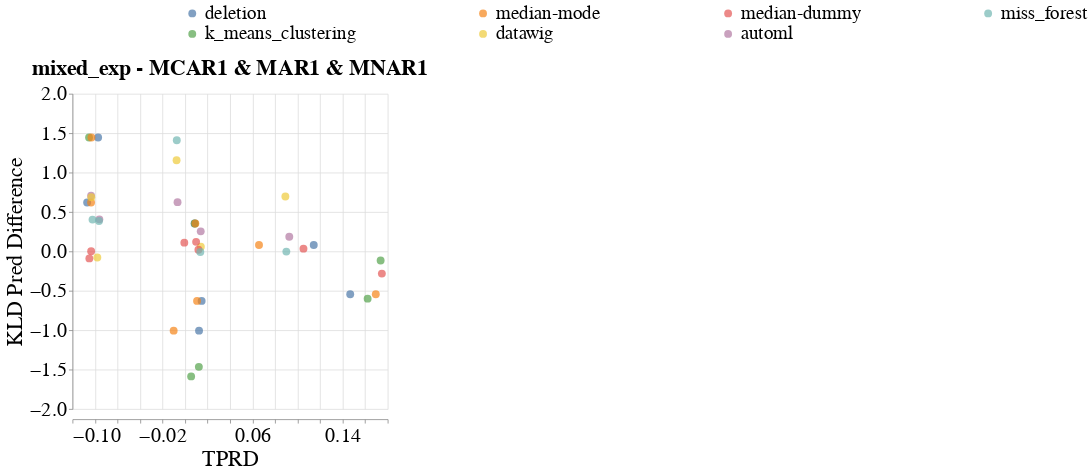

Notebook code for this chart:
### Code cell
create_scatter_plot(missingness_types=[{'train': 'mixed_exp', 'test': 'MCAR1 & MAR1 & MNAR1'}],
                    imputation_quality_metric_name='kl_divergence_pred_difference',
                    model_performance_metric_name='Equalized_Odds_TPR',
                    dataset_to_column_name=DATASET_TO_COLUMN_NAME,
                    dataset_to_group=DATASETS_SENSITIVE_ATTRS,
                    db_client_1=db_client_1,
                    db_client_3=db_client_3,
                    without_dummy=False)

### Figure 1 — Vega-Lite specification as saved in the notebook (floating-point values rounded to 4 significant figures)
{"config": {"view": {"continuousWidth": 400, "continuousHeight": 300, "stroke": null}, "axis": {"labelFontSize": 26, "labelFontWeight": "normal", "titleFontSize": 28, "titleFontWeight": "normal"}, "facet": {"spacing": 30}, "header": {"labelFontSize": 28, "labelFontWeight": "bold", "labelOrient": "top", "labelPadding": 5, "titleFontSize": 28}, "legend": {"columns": 4, "direction": "horizontal", "labelFontSize": 24, "labelLimit": 400, "orient": "top", "symbolOffset": 140, "symbolStrokeWidth": 10, "titleAnchor": "middle", "titleFontSize": 26, "titleLimit": 300}, "title": {"fontSize": 28}}, "data": {"name": "data-295417419923e80692507b63a3ab8775"}, "mark": {"type": "circle", "size": 100}, "encoding": {"color": {"field": "Null_Imputer_Name", "sort": ["deletion", "median-mode", "median-dummy", "miss_forest", "k_means_clustering", "datawig", "automl"], "title": null, "type": "nominal"}, "column": {"field": "Missingness_Type", "sort": ["mixed_exp - MCAR1 & MAR1 & MNAR1"], "title": null, "type": "nominal"}, "x": {"axis": {"title": "TPRD"}, "field": "Equalized_Odds_TPR", "type": "quantitative"}, "y": {"axis": {"title": "KLD Pred Difference"}, "field": "Kl_Divergence_Pred_Difference", "type": "quantitative"}}, "height": 400, "resolve": {"scale": {"y": "independent"}}, "width": 400, "$schema": "https://vega.github.io/schema/vega-lite/v4.17.0.json", "datasets": {"data-295417419923e80692507b63a3ab8775": [{"Dataset_Name": "bank", "Null_Imputer_Name": "automl", "Evaluation_Scenario": "mixed_exp", "Missingness_Type": "mixed_exp - MCAR1 & MAR1 & MNAR1", "Experiment_Seed": 350.0, "Kl_Divergence_Pred_dis": null, "Kl_Divergence_Pred_priv": null, "Kl_Divergence_Pred_Difference": null, "Equalized_Odds_TPR": 0.164}, {"Dataset_Name": "bank", "Null_Imputer_Name": "datawig", "Evaluation_Scenario": "mixed_exp", "Missingness_Type": "mixed_exp - MCAR1 & MAR1 & MNAR1", "Experiment_Seed": 350.0, "Kl_Divergence_Pred_dis": 3.622, "Kl_Divergence_Pred_priv": null, "Kl_Divergence_Pred_Difference": null, "Equalized_Odds_TPR": 0.1499}, {"Dataset_Name": "bank", "Null_Imputer_Name": "deletion", "Evaluation_Scenario": "mixed_exp", "Missingness_Type": "mixed_exp - MCAR1 & MAR1 & MNAR1", "Experiment_Seed": 350.0, "Kl_Divergence_Pred_dis": 13.73, "Kl_Divergence_Pred_priv": 14.28, "Kl_Divergence_Pred_Difference": -0.5442, "Equalized_Odds_TPR": 0.1467}, {"Dataset_Name": "bank", "Null_Imputer_Name": "k_means_clustering", "Evaluation_Scenario": "mixed_exp", "Missingness_Type": "mixed_exp - MCAR1 & MAR1 & MNAR1", "Experiment_Seed": 350.0, "Kl_Divergence_Pred_dis": 13.75, "Kl_Divergence_Pred_priv": 14.35, "Kl_Divergence_Pred_Difference": -0.6002, "Equalized_Odds_TPR": 0.1622}, {"Dataset_Name": "bank", "Null_Imputer_Name": "median-dummy", "Evaluation_Scenario": "mixed_exp", "Missingness_Type": "mixed_exp - MCAR1 & MAR1 & MNAR1", "Experiment_Seed": 350.0, "Kl_Divergence_Pred_dis": 16.98, "Kl_Divergence_Pred_priv": 17.26, "Kl_Divergence_Pred_Difference": -0.2822, "Equalized_Odds_TPR": 0.1748}, {"Dataset_Name": "bank", "Null_Imputer_Name": "median-mode", "Evaluation_Scenario": "mixed_exp", "Missingness_Type": "mixed_exp - MCAR1 & MAR1 & MNAR1", "Experiment_Seed": 350.0, "Kl_Divergence_Pred_dis": 13.73, "Kl_Divergence_Pred_priv": 14.28, "Kl_Divergence_Pred_Difference": -0.5444, "Equalized_Odds_TPR": 0.1694}, {"Dataset_Name": "bank", "Null_Imputer_Name": "miss_forest", "Evaluation_Scenario": "mixed_exp", "Missingness_Type": "mixed_exp - MCAR1 & MAR1 & MNAR1", "Experiment_Seed": 350.0, "Kl_Divergence_Pred_dis": 2.261, "Kl_Divergence_Pred_priv": null, "Kl_Divergence_Pred_Difference": null, "Equalized_Odds_TPR": 0.1533}, {"Dataset_Name": "diabetes", "Null_Imputer_Name": "automl", "Evaluation_Scenario": "mixed_exp", "Missingness_Type": "mixed_exp - MCAR1 & MAR1 & MNAR1", "Experiment_Seed": 350.0, "Kl_Divergence_Pred_dis": 0.2084, "Kl_Divergence_Pred_priv": 0.02261, "Kl_Divergence_Pred_Difference": 0.1858, "Equalized_Odds_TPR": 0.09257}, {"Dataset_Name": "diabetes", "Null_Imputer_Name": "datawig", "Evaluation_Scenario": "mixed_exp", "Missingness_Type": "mixed_exp - MCAR1 & MAR1 & MNAR1", "Experiment_Seed": 350.0, "Kl_Divergence_Pred_dis": 1.163, "Kl_Divergence_Pred_priv": 0.4661, "Kl_Divergence_Pred_Difference": 0.6971, "Equalized_Odds_TPR": 0.0891}, {"Dataset_Name": "diabetes", "Null_Imputer_Name": "deletion", "Evaluation_Scenario": "mixed_exp", "Missingness_Type": "mixed_exp - MCAR1 & MAR1 & MNAR1", "Experiment_Seed": 350.0, "Kl_Divergence_Pred_dis": 11.72, "Kl_Divergence_Pred_priv": 11.64, "Kl_Divergence_Pred_Difference": 0.08126, "Equalized_Odds_TPR": 0.1143}, {"Dataset_Name": "diabetes", "Null_Imputer_Name": "k_means_clustering", "Evaluation_Scenario": "mixed_exp", "Missingness_Type": "mixed_exp - MCAR1 & MAR1 & MNAR1", "Experiment_Seed": 350.0, "Kl_Divergence_Pred_dis": 13.26, "Kl_Divergence_Pred_priv": 13.37, "Kl_Divergence_Pred_Difference": -0.1152, "Equalized_Odds_TPR": 0.1737}, {"Dataset_Name": "diabetes", "Null_Imputer_Name": "median-dummy", "Evaluation_Scenario": "mixed_exp", "Missingness_Type": "mixed_exp - MCAR1 & MAR1 & MNAR1", "Experiment_Seed": 350.0, "Kl_Divergence_Pred_dis": 18.49, "Kl_Divergence_Pred_priv": 18.45, "Kl_Divergence_Pred_Difference": 0.03435, "Equalized_Odds_TPR": 0.1052}, {"Dataset_Name": "diabetes", "Null_Imputer_Name": "median-mode", "Evaluation_Scenario": "mixed_exp", "Missingness_Type": "mixed_exp - MCAR1 & MAR1 & MNAR1", "Experiment_Seed": 350.0, "Kl_Divergence_Pred_dis": 11.72, "Kl_Divergence_Pred_priv": 11.64, "Kl_Divergence_Pred_Difference": 0.08126, "Equalized_Odds_TPR": 0.06567}, {"Dataset_Name": "diabetes", "Null_Imputer_Name": "miss_forest", "Evaluation_Scenario": "mixed_exp", "Missingness_Type": "mixed_exp - MCAR1 & MAR1 & MNAR1", "Experiment_Seed": 350.0, "Kl_Divergence_Pred_dis": 0.00997, "Kl_Divergence_Pred_priv": 0.01288, "Kl_Divergence_Pred_Difference": -0.002905, "Equalized_Odds_TPR": 0.08997}, {"Dataset_Name": "folk", "Null_Imputer_Name": "automl", "Evaluation_Scenario": "mixed_exp", "Missingness_Type": "mixed_exp - MCAR1 & MAR1 & MNAR1", "Experiment_Seed": 350.0, "Kl_Divergence_Pred_dis": 4.48, "Kl_Divergence_Pred_priv": 4.074, "Kl_Divergence_Pred_Difference": 0.4061, "Equalized_Odds_TPR": -0.07613}, {"Dataset_Name": "folk", "Null_Imputer_Name": "datawig", "Evaluation_Scenario": "mixed_exp", "Missingness_Type": "mixed_exp - MCAR1 & MAR1 & MNAR1", "Experiment_Seed": 350.0, "Kl_Divergence_Pred_dis": 2.03, "Kl_Divergence_Pred_priv": 2.109, "Kl_Divergence_Pred_Difference": -0.07858, "Equalized_Odds_TPR": -0.07796}, {"Dataset_Name": "folk", "Null_Imputer_Name": "deletion", "Evaluation_Scenario": "mixed_exp", "Missingness_Type": "mixed_exp - MCAR1 & MAR1 & MNAR1", "Experiment_Seed": 350.0, "Kl_Divergence_Pred_dis": 14.85, "Kl_Divergence_Pred_priv": 14.23, "Kl_Divergence_Pred_Difference": 0.6204, "Equalized_Odds_TPR": -0.087}, {"Dataset_Name": "folk", "Null_Imputer_Name": "k_means_clustering", "Evaluation_Scenario": "mixed_exp", "Missingness_Type": "mixed_exp - MCAR1 & MAR1 & MNAR1", "Experiment_Seed": 350.0, "Kl_Divergence_Pred_dis": null, "Kl_Divergence_Pred_priv": null, "Kl_Divergence_Pred_Difference": null, "Equalized_Odds_TPR": -0.1043}, {"Dataset_Name": "folk", "Null_Imputer_Name": "median-dummy", "Evaluation_Scenario": "mixed_exp", "Missingness_Type": "mixed_exp - MCAR1 & MAR1 & MNAR1", "Experiment_Seed": 350.0, "Kl_Divergence_Pred_dis": 16.54, "Kl_Divergence_Pred_priv": 16.54, "Kl_Divergence_Pred_Difference": 0.002427, "Equalized_Odds_TPR": -0.08342}, {"Dataset_Name": "folk", "Null_Imputer_Name": "median-mode", "Evaluation_Scenario": "mixed_exp", "Missingness_Type": "mixed_exp - MCAR1 & MAR1 & MNAR1", "Experiment_Seed": 350.0, "Kl_Divergence_Pred_dis": 14.85, "Kl_Divergence_Pred_priv": 14.23, "Kl_Divergence_Pred_Difference": 0.6204, "Equalized_Odds_TPR": -0.08351}, {"Dataset_Name": "folk", "Null_Imputer_Name": "miss_forest", "Evaluation_Scenario": "mixed_exp", "Missingness_Type": "mixed_exp - MCAR1 & MAR1 & MNAR1", "Experiment_Seed": 350.0, "Kl_Divergence_Pred_dis": 1.121, "Kl_Divergence_Pred_priv": 0.7361, "Kl_Divergence_Pred_Difference": 0.3851, "Equalized_Odds_TPR": -0.07644}, {"Dataset_Name": "folk_emp", "Null_Imputer_Name": "automl", "Evaluation_Scenario": "mixed_exp", "Missingness_Type": "mixed_exp - MCAR1 & MAR1 & MNAR1", "Experiment_Seed": 300.0, "Kl_Divergence_Pred_dis": 1.11, "Kl_Divergence_Pred_priv": 0.856, "Kl_Divergence_Pred_Difference": 0.254, "Equalized_Odds_TPR": 0.01391}, {"Dataset_Name": "folk_emp", "Null_Imputer_Name": "datawig", "Evaluation_Scenario": "mixed_exp", "Missingness_Type": "mixed_exp - MCAR1 & MAR1 & MNAR1", "Experiment_Seed": 350.0, "Kl_Divergence_Pred_dis": 1.347, "Kl_Divergence_Pred_priv": 1.288, "Kl_Divergence_Pred_Difference": 0.0588, "Equalized_Odds_TPR": 0.01402}, {"Dataset_Name": "folk_emp", "Null_Imputer_Name": "deletion", "Evaluation_Scenario": "mixed_exp", "Missingness_Type": "mixed_exp - MCAR1 & MAR1 & MNAR1", "Experiment_Seed": 350.0, "Kl_Divergence_Pred_dis": 8.4, "Kl_Divergence_Pred_priv": 9.028, "Kl_Divergence_Pred_Difference": -0.6284, "Equalized_Odds_TPR": 0.01472}, {"Dataset_Name": "folk_emp", "Null_Imputer_Name": "k_means_clustering", "Evaluation_Scenario": "mixed_exp", "Missingness_Type": "mixed_exp - MCAR1 & MAR1 & MNAR1", "Experiment_Seed": 350.0, "Kl_Divergence_Pred_dis": null, "Kl_Divergence_Pred_priv": null, "Kl_Divergence_Pred_Difference": -1.587, "Equalized_Odds_TPR": 0.005407}, {"Dataset_Name": "folk_emp", "Null_Imputer_Name": "median-dummy", "Evaluation_Scenario": "mixed_exp", "Missingness_Type": "mixed_exp - MCAR1 & MAR1 & MNAR1", "Experiment_Seed": 350.0, "Kl_Divergence_Pred_dis": 18.25, "Kl_Divergence_Pred_priv": 18.23, "Kl_Divergence_Pred_Difference": 0.02101, "Equalized_Odds_TPR": 0.01186}, {"Dataset_Name": "folk_emp", "Null_Imputer_Name": "median-mode", "Evaluation_Scenario": "mixed_exp", "Missingness_Type": "mixed_exp - MCAR1 & MAR1 & MNAR1", "Experiment_Seed": 350.0, "Kl_Divergence_Pred_dis": 8.4, "Kl_Divergence_Pred_priv": 9.028, "Kl_Divergence_Pred_Difference": -0.6284, "Equalized_Odds_TPR": 0.01066}, {"Dataset_Name": "folk_emp", "Null_Imputer_Name": "miss_forest", "Evaluation_Scenario": "mixed_exp", "Missingness_Type": "mixed_exp - MCAR1 & MAR1 & MNAR1", "Experiment_Seed": 350.0, "Kl_Divergence_Pred_dis": 0.1806, "Kl_Divergence_Pred_priv": 0.1878, "Kl_Divergence_Pred_Difference": -0.007275, "Equalized_Odds_TPR": 0.01355}, {"Dataset_Name": "german", "Null_Imputer_Name": "automl", "Evaluation_Scenario": "mixed_exp", "Missingness_Type": "mixed_exp - MCAR1 & MAR1 & MNAR1", "Experiment_Seed": 350.0, "Kl_Divergence_Pred_dis": 2.694, "Kl_Divergence_Pred_priv": 1.902, "Kl_Divergence_Pred_Difference": 0.6244, "Equalized_Odds_TPR": -0.006687}, {"Dataset_Name": "german", "Null_Imputer_Name": "datawig", "Evaluation_Scenario": "mixed_exp", "Missingness_Type": "mixed_exp - MCAR1 & MAR1 & MNAR1", "Experiment_Seed": 350.0, "Kl_Divergence_Pred_dis": 3.371, "Kl_Divergence_Pred_priv": 1.984, "Kl_Divergence_Pred_Difference": 1.156, "Equalized_Odds_TPR": -0.007543}, {"Dataset_Name": "german", "Null_Imputer_Name": "deletion", "Evaluation_Scenario": "mixed_exp", "Missingness_Type": "mixed_exp - MCAR1 & MAR1 & MNAR1", "Experiment_Seed": 350.0, "Kl_Divergence_Pred_dis": 10.52, "Kl_Divergence_Pred_priv": 11.58, "Kl_Divergence_Pred_Difference": -1.006, "Equalized_Odds_TPR": 0.01241}, {"Dataset_Name": "german", "Null_Imputer_Name": "k_means_clustering", "Evaluation_Scenario": "mixed_exp", "Missingness_Type": "mixed_exp - MCAR1 & MAR1 & MNAR1", "Experiment_Seed": 350.0, "Kl_Divergence_Pred_dis": 10.47, "Kl_Divergence_Pred_priv": 11.99, "Kl_Divergence_Pred_Difference": -1.465, "Equalized_Odds_TPR": 0.01224}, {"Dataset_Name": "german", "Null_Imputer_Name": "median-dummy", "Evaluation_Scenario": "mixed_exp", "Missingness_Type": "mixed_exp - MCAR1 & MAR1 & MNAR1", "Experiment_Seed": 350.0, "Kl_Divergence_Pred_dis": 17.57, "Kl_Divergence_Pred_priv": 17.32, "Kl_Divergence_Pred_Difference": 0.1109, "Equalized_Odds_TPR": -0.0006672}, {"Dataset_Name": "german", "Null_Imputer_Name": "median-mode", "Evaluation_Scenario": "mixed_exp", "Missingness_Type": "mixed_exp - MCAR1 & MAR1 & MNAR1", "Experiment_Seed": 350.0, "Kl_Divergence_Pred_dis": 10.52, "Kl_Divergence_Pred_priv": 11.58, "Kl_Divergence_Pred_Difference": -1.006, "Equalized_Odds_TPR": -0.01013}, {"Dataset_Name": "german", "Null_Imputer_Name": "miss_forest", "Evaluation_Scenario": "mixed_exp", "Missingness_Type": "mixed_exp - MCAR1 & MAR1 & MNAR1", "Experiment_Seed": 350.0, "Kl_Divergence_Pred_dis": 3.678, "Kl_Divergence_Pred_priv": 2.131, "Kl_Divergence_Pred_Difference": 1.41, "Equalized_Odds_TPR": -0.007345}, {"Dataset_Name": "heart", "Null_Imputer_Name": "automl", "Evaluation_Scenario": "mixed_exp", "Missingness_Type": "mixed_exp - MCAR1 & MAR1 & MNAR1", "Experiment_Seed": 350.0, "Kl_Divergence_Pred_dis": null, "Kl_Divergence_Pred_priv": null, "Kl_Divergence_Pred_Difference": null, "Equalized_Odds_TPR": 0.009185}, {"Dataset_Name": "heart", "Null_Imputer_Name": "datawig", "Evaluation_Scenario": "mixed_exp", "Missingness_Type": "mixed_exp - MCAR1 & MAR1 & MNAR1", "Experiment_Seed": 350.0, "Kl_Divergence_Pred_dis": 2.508, "Kl_Divergence_Pred_priv": null, "Kl_Divergence_Pred_Difference": null, "Equalized_Odds_TPR": 0.008446}, {"Dataset_Name": "heart", "Null_Imputer_Name": "deletion", "Evaluation_Scenario": "mixed_exp", "Missingness_Type": "mixed_exp - MCAR1 & MAR1 & MNAR1", "Experiment_Seed": 350.0, "Kl_Divergence_Pred_dis": 9.87, "Kl_Divergence_Pred_priv": 9.517, "Kl_Divergence_Pred_Difference": 0.3534, "Equalized_Odds_TPR": 0.008423}, {"Dataset_Name": "heart", "Null_Imputer_Name": "k_means_clustering", "Evaluation_Scenario": "mixed_exp", "Missingness_Type": "mixed_exp - MCAR1 & MAR1 & MNAR1", "Experiment_Seed": 350.0, "Kl_Divergence_Pred_dis": 9.869, "Kl_Divergence_Pred_priv": 9.515, "Kl_Divergence_Pred_Difference": 0.3537, "Equalized_Odds_TPR": 0.008641}, {"Dataset_Name": "heart", "Null_Imputer_Name": "median-dummy", "Evaluation_Scenario": "mixed_exp", "Missingness_Type": "mixed_exp - MCAR1 & MAR1 & MNAR1", "Experiment_Seed": 350.0, "Kl_Divergence_Pred_dis": 17.29, "Kl_Divergence_Pred_priv": 17.17, "Kl_Divergence_Pred_Difference": 0.1206, "Equalized_Odds_TPR": 0.009813}, {"Dataset_Name": "heart", "Null_Imputer_Name": "median-mode", "Evaluation_Scenario": "mixed_exp", "Missingness_Type": "mixed_exp - MCAR1 & MAR1 & MNAR1", "Experiment_Seed": 350.0, "Kl_Divergence_Pred_dis": 9.87, "Kl_Divergence_Pred_priv": 9.517, "Kl_Divergence_Pred_Difference": 0.3534, "Equalized_Odds_TPR": 0.009146}, {"Dataset_Name": "heart", "Null_Imputer_Name": "miss_forest", "Evaluation_Scenario": "mixed_exp", "Missingness_Type": "mixed_exp - MCAR1 & MAR1 & MNAR1", "Experiment_Seed": 350.0, "Kl_Divergence_Pred_dis": null, "Kl_Divergence_Pred_priv": null, "Kl_Divergence_Pred_Difference": null, "Equalized_Odds_TPR": 0.009163}, {"Dataset_Name": "law_school", "Null_Imputer_Name": "automl", "Evaluation_Scenario": "mixed_exp", "Missingness_Type": "mixed_exp - MCAR1 & MAR1 & MNAR1", "Experiment_Seed": 350.0, "Kl_Divergence_Pred_dis": 3.277, "Kl_Divergence_Pred_priv": 2.57, "Kl_Divergence_Pred_Difference": 0.7066, "Equalized_Odds_TPR": -0.08349}, {"Dataset_Name": "law_school", "Null_Imputer_Name": "datawig", "Evaluation_Scenario": "mixed_exp", "Missingness_Type": "mixed_exp - MCAR1 & MAR1 & MNAR1", "Experiment_Seed": 350.0, "Kl_Divergence_Pred_dis": 2.647, "Kl_Divergence_Pred_priv": 1.959, "Kl_Divergence_Pred_Difference": 0.6878, "Equalized_Odds_TPR": -0.08327}, {"Dataset_Name": "law_school", "Null_Imputer_Name": "deletion", "Evaluation_Scenario": "mixed_exp", "Missingness_Type": "mixed_exp - MCAR1 & MAR1 & MNAR1", "Experiment_Seed": 350.0, "Kl_Divergence_Pred_dis": 13.82, "Kl_Divergence_Pred_priv": 12.37, "Kl_Divergence_Pred_Difference": 1.445, "Equalized_Odds_TPR": -0.07722}, {"Dataset_Name": "law_school", "Null_Imputer_Name": "k_means_clustering", "Evaluation_Scenario": "mixed_exp", "Missingness_Type": "mixed_exp - MCAR1 & MAR1 & MNAR1", "Experiment_Seed": 350.0, "Kl_Divergence_Pred_dis": 13.82, "Kl_Divergence_Pred_priv": 12.37, "Kl_Divergence_Pred_Difference": 1.444, "Equalized_Odds_TPR": -0.08529}, {"Dataset_Name": "law_school", "Null_Imputer_Name": "median-dummy", "Evaluation_Scenario": "mixed_exp", "Missingness_Type": "mixed_exp - MCAR1 & MAR1 & MNAR1", "Experiment_Seed": 350.0, "Kl_Divergence_Pred_dis": 16.65, "Kl_Divergence_Pred_priv": 16.74, "Kl_Divergence_Pred_Difference": -0.08922, "Equalized_Odds_TPR": -0.08503}, {"Dataset_Name": "law_school", "Null_Imputer_Name": "median-mode", "Evaluation_Scenario": "mixed_exp", "Missingness_Type": "mixed_exp - MCAR1 & MAR1 & MNAR1", "Experiment_Seed": 350.0, "Kl_Divergence_Pred_dis": 13.82, "Kl_Divergence_Pred_priv": 12.37, "Kl_Divergence_Pred_Difference": 1.445, "Equalized_Odds_TPR": -0.08318}, {"Dataset_Name": "law_school", "Null_Imputer_Name": "miss_forest", "Evaluation_Scenario": "mixed_exp", "Missingness_Type": "mixed_exp - MCAR1 & MAR1 & MNAR1", "Experiment_Seed": 350.0, "Kl_Divergence_Pred_dis": 1.073, "Kl_Divergence_Pred_priv": 0.6698, "Kl_Divergence_Pred_Difference": 0.4034, "Equalized_Odds_TPR": -0.08221}]}}
